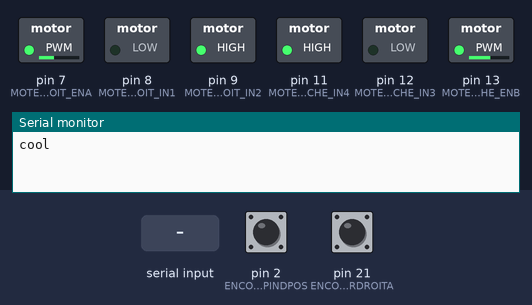
The sketch below on a simulated Arduino Mega 2560, built with avr-gcc and run on an emulated ATmega2560. Shown: switched loads named in the sketch (green lamp = pin HIGH), the last lines printed to the serial monitor. The test bench sets the inputs (shaded band); at power-on: pin 2 (ENCODEURGAUCHEA_PINDPOS) HIGH, pin 21 (ENCODEURDROITA) HIGH.

Above: at 1.25 s.
1.3 s: "output1\n" received over Serial
At 1.6 s:
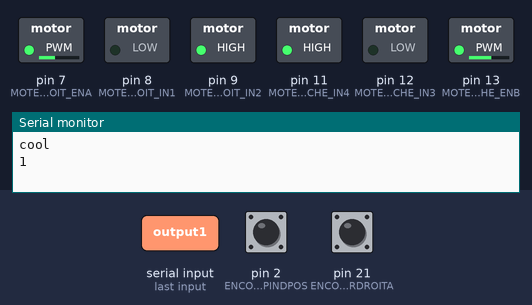
2.8 s: "output2\n" received over Serial
At 4.0 s:
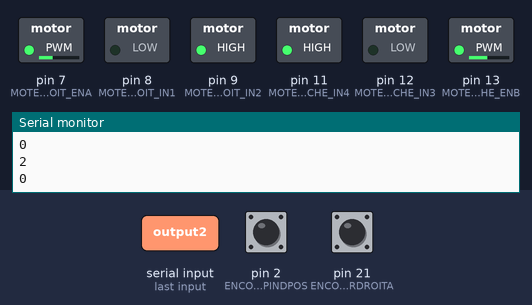
4.3 s: "90,45\n" received over Serial
At 5.1 s:
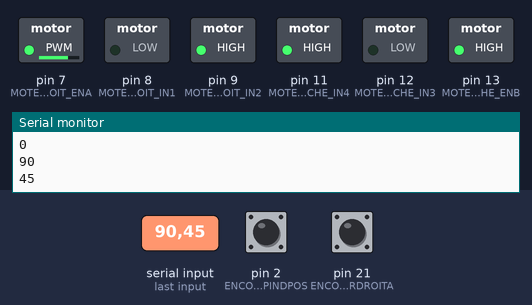
5.8 s: "200\n" received over Serial
At 6.3 s:
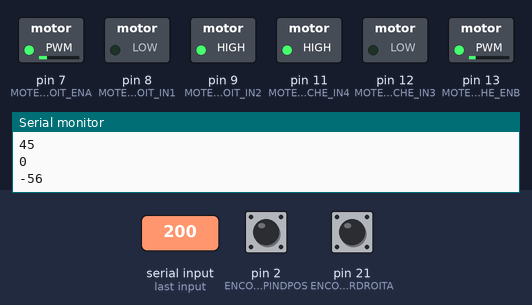
7.3 s: "90\n" received over Serial
At 8.6 s:
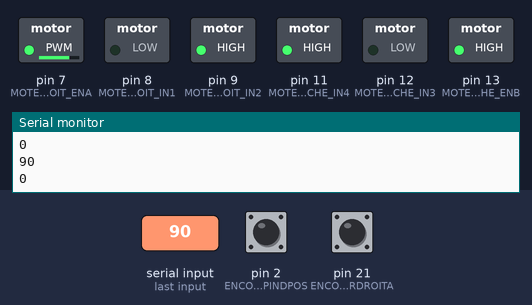
Timing chart, 0 to 9.8 s (numbered marks = the images above; inputs shaded):
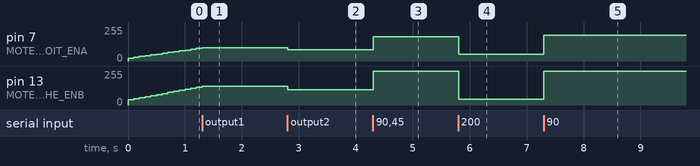

Measured:
- after the input at 1.3 s, pin 7 (MOTEURDROIT_ENA): goes on until 1.3 s, then stays 100/255; pin 13 (MOTEURGAUCHE_ENB): goes on until 1.3 s, then stays 142/255
- after the input at 2.8 s, pin 7 (MOTEURDROIT_ENA): 100/255 → 86/255 at once; pin 13 (MOTEURGAUCHE_ENB): 142/255 → 115/255 at once
- after the input at 4.3 s, pin 7 (MOTEURDROIT_ENA): 86/255 → 183/255 at once; pin 13 (MOTEURGAUCHE_ENB): 115/255 → 255/255 at once
- after the input at 5.8 s, pin 7 (MOTEURDROIT_ENA): 183/255 → 49/255 at once; pin 13 (MOTEURGAUCHE_ENB): 255/255 → 42/255 at once
- after the input at 7.3 s, pin 7 (MOTEURDROIT_ENA): 49/255 → 193/255 at once; pin 13 (MOTEURGAUCHE_ENB): 42/255 → 255/255 at once

The sketch:

testPID_v1_2Motors.ino
```cpp
 /* Modification du code pour adaptation Mega2560*/
 /* 28 mai 21*/
// Carte Mega2560:
// PIND:X X X X INT3(18) INT2(19) INT1(20) INT0(21)


#include <PID_v1.h>   // Pour le PID
#include <TimerOne.h> // Pour le timer

// commande du moteur droit MàJ
#define ENCODEURDROITA 21             // sur INT0
#define ENCODEURDROITB 20             // sur INT1
#define ENCODEURDROITA_PINDPOS 0      // Position du bit correspondant à INT0 dans le registre PIND
#define ENCODEURDROITB_PINDPOS 1
#define MOTEURDROIT_ENA 7             // contrôle vitesse moteur droit; PWM
#define MOTEURDROIT_IN1 8             // controle direction moteur droit IN1
#define MOTEURDROIT_IN2 9             // controle direction moteur droit IN2

// commande du moteur Gauche MàJ
#define ENCODEURGAUCHEA 19            // sur INT2
#define ENCODEURGAUCHEB 18            // sur INT3
#define ENCODEURGAUCHEA_PINDPOS 2     // Position du bit correspondant à INT2 dans le registre PIND
#define ENCODEURGAUCHEB_PINDPOS 3
#define MOTEURGAUCHE_ENB 13              // contrôle vitesse moteur gauche; PWM
#define MOTEURGAUCHE_IN3 12              // controle direction moteur gauche IN3
#define MOTEURGAUCHE_IN4 11              // controle direction moteur gauche IN4

double SetpointDroit, InputDroit, OutputDroit; // A vérifier Consigne, vitesse?, PWM??
double SetpointGauche, InputGauche, OutputGauche;

double KpGauche = 1.5; // 1.5;
double KiGauche = 4;//4;
double Kd = 0.1;

double KpDroit = 0.8;// 0.8;
double KiDroit = 3;//4;

PID PIDDROIT(&InputDroit, &OutputDroit, &SetpointDroit, KpDroit, KiDroit, Kd, DIRECT); // From PID_v1.h
PID PIDGAUCHE(&InputGauche, &OutputGauche, &SetpointGauche, KpGauche, KiGauche, Kd, DIRECT);

// volatile => pour toute variable qui seront utilisées dans les interruptions
volatile int16_t countDroit = 0; /* comptage de tick d'encodeur qui sera incrémenté sur interruption " On change " sur l'interruption INT0  max 32767 attention à l'overflow*/
volatile int16_t countGauche = 0; /* comptage de tick d'encoder qui sera incrémenté sur interruption " On change " sur l'interruption INT2 max 32767 attention à l'overflow */
volatile double speedDroit = 0; // vitesse du moteur
volatile double speedGauche = 0; // vitesse du moteur

unsigned long time0 = 0; // stock un temps à un instant donné
unsigned long timer = 0; // variable qui va contenir le dernier temps enregistré via millis

int8_t valeur = 20;  // lecture de la consigne via le moniteur serie pour test, initialisé à 40 pour test rapide du PID

void setup()
{
  //initialisation moniteur serie
  Serial.begin(9600);       // facultatif uniquement pour feedback
  Serial.println("cool");
  // on initialise les entrées et sorties
  pinMode(ENCODEURDROITA, INPUT_PULLUP);
  pinMode(ENCODEURDROITB, INPUT_PULLUP);
  pinMode(ENCODEURGAUCHEA, INPUT_PULLUP);
  pinMode(ENCODEURGAUCHEB, INPUT_PULLUP);

  pinMode(MOTEURDROIT_ENA, OUTPUT);
  pinMode(MOTEURDROIT_IN1, OUTPUT);
  pinMode(MOTEURDROIT_IN2, OUTPUT);
  pinMode(MOTEURGAUCHE_ENB, OUTPUT);
  pinMode(MOTEURGAUCHE_IN3, OUTPUT);
  pinMode(MOTEURGAUCHE_IN4, OUTPUT);

  // moteurs à l'arret
  stopMotors();

  // Encoder quadrature counter
  attachInterrupt(ENCODEURDROITA_PINDPOS, counterDroit, CHANGE); // lorsqu'il y une modification sur le pin 21, on interrompte le programme pour enclencher le comptage
  attachInterrupt(ENCODEURGAUCHEA_PINDPOS, counterGauche, CHANGE); // lorsqu'il y une modification sur le pin 19, on interrompte le programme pour enclencher le comptage

  Timer1.initialize(80000);        // set a timer of length  0.08 sec => permet d'avoir speed le plus proche de 32767 sans dépasser 32767 en vitesse max !
  Timer1.attachInterrupt( timerIsr );

  // PID
  InputDroit = 0;
  SetpointDroit = 0;
  InputGauche = 0;
  SetpointGauche = 0;
  //active le PID
  PIDDROIT.SetMode(AUTOMATIC);
  PIDDROIT.SetOutputLimits(-255, 255);
  PIDGAUCHE.SetMode(AUTOMATIC);
  PIDGAUCHE.SetOutputLimits(-255, 255);
}

void loop() {
  //while(1){test();}
  if (Serial.available()) {
    time0 = timer;
    valeur = Serial.parseInt(); //récupération des caractères sur le port série
    Serial.println(valeur);
  }
  if (valeur != 0) {
    runMotorSpeed(valeur, valeur);
  } else {
    //stopMotors();
  }
  timer = millis();
  /*
  if ( (timer - time0) > 90000) { //Timeout !
    valeur = 0 ;
    stopMotors();
    time0 = timer;
  }
  //*/

  /*
  Serial.println("speedDroit");
  Serial.println(speedDroit);                 // à commenter, utilisé pour débug
  Serial.println("speedGauche");
  Serial.println(speedGauche);                 // à commenter, utilisé pour débug
  Serial.println("'''''''''''''''''");    // à commenter, utilisé pour débug
  //*/
}


void counterDroit()
{
  byte state = PIND;
  (((state >> ENCODEURDROITA_PINDPOS) & 1) ^ ((state >> ENCODEURDROITB_PINDPOS) & 1)) ? countDroit-- : countDroit++; // régler ++ et -- pour que faire avancer => +
}

// Encoder counter 2

void counterGauche()
{
  byte state = PIND;
  (((state >> ENCODEURGAUCHEA_PINDPOS) & 1 ) ^ ((state >> ENCODEURGAUCHEB_PINDPOS) & 1)) ? countGauche-- : countGauche++; // régler ++ et -- pour que faire avancer => +
}


// Timer pour calculer la vitesse grace aux encodeurs

void timerIsr() {
  speedDroit = countDroit;
  countDroit = 0;
  speedGauche = countGauche;
  countGauche = 0;
}

void stopMotors() {
  digitalWrite(MOTEURDROIT_IN1, HIGH);
  digitalWrite(MOTEURDROIT_IN2, HIGH);
  digitalWrite(MOTEURGAUCHE_IN3, HIGH);
  digitalWrite(MOTEURGAUCHE_IN4, HIGH);
}


void test() {
  // Moteur droit avance
  digitalWrite(MOTEURDROIT_IN1, LOW);
  digitalWrite(MOTEURDROIT_IN2, HIGH);
  // Moteur gauche avance
  digitalWrite(MOTEURGAUCHE_IN3, LOW);
  digitalWrite(MOTEURGAUCHE_IN4, HIGH);
  /*
  Serial.print("speedDroit : ");
  Serial.println(speedDroit);                 // à commenter, utilisé pour débug
  Serial.print("speedGauche : ");
  Serial.println(speedGauche);                 // à commenter, utilisé pour débug
  Serial.println("'''''''''''''''''");    // à commenter, utilisé pour débug
  //*/
}

void avancerMoteurDroit(uint8_t a) // En avant
{
  analogWrite (MOTEURDROIT_ENA, a); // Contrôle de vitesse en PWM, moteur 1
  digitalWrite(MOTEURDROIT_IN1, LOW);
  digitalWrite(MOTEURDROIT_IN2, HIGH);
}
void avancerMoteurGauche(uint8_t a) // En avant
{
  analogWrite (MOTEURGAUCHE_ENB, a); // Contrôle de vitesse en PWM, moteur 2
  digitalWrite(MOTEURGAUCHE_IN3, LOW);
  digitalWrite(MOTEURGAUCHE_IN4, HIGH);
}

void reculerMoteurDroit (uint8_t a) // En arrière
{
  analogWrite (MOTEURDROIT_ENA, a); // Contrôle de vitesse en PWM, moteur 1
  digitalWrite(MOTEURDROIT_IN1, HIGH);
  digitalWrite(MOTEURDROIT_IN2, LOW);
}
void reculerMoteurGauche (uint8_t a) // En arrière
{
  analogWrite (MOTEURGAUCHE_ENB, 255-a); // Contrôle de vitesse en PWM, moteur 2
  digitalWrite(MOTEURGAUCHE_IN3, HIGH);
  digitalWrite(MOTEURGAUCHE_IN4, LOW);
}


void runMotorSpeed( int8_t commandeMoteurDroit, int8_t commandeMoteurGauche) {

  SetpointDroit = commandeMoteurDroit;
  SetpointGauche = commandeMoteurGauche;

  InputDroit = speedDroit;
  InputGauche = speedGauche;

  PIDDROIT.Compute();
  PIDGAUCHE.Compute();

  int outputDroit = (int)OutputDroit;
  int outputGauche = (int)OutputGauche;

  //utilisation de la sortie du PID pour asservir les moteurs
  if (outputDroit >= 0) {
    avancerMoteurDroit(outputDroit);
  }
  if (outputDroit < 0) {
    reculerMoteurDroit(-outputDroit);
  }
  if (outputGauche >= 0) {
    avancerMoteurGauche(outputGauche);
  }
  if (outputGauche < 0) {
    reculerMoteurGauche(-outputGauche);
  }
  // à commenter, utilisé pour débug
  /*
  Serial.println("output1");
  Serial.println(outputDroit);
  Serial.println("output2");
  Serial.println(outputGauche);
  Serial.println("'''''''''''''''''");
  //*/
}
```
